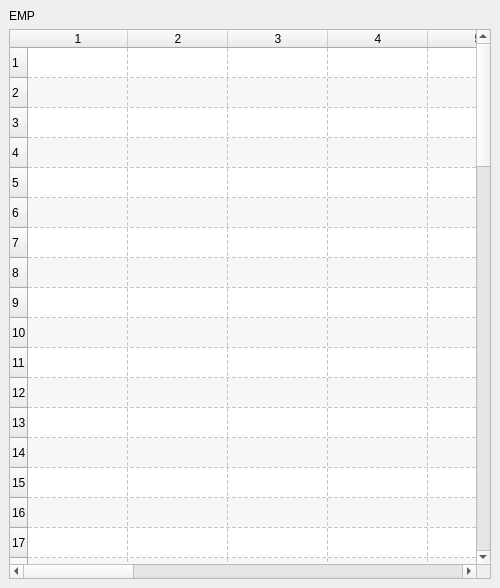
<?xml version="1.0" encoding="UTF-8"?>
<ui version="4.0">
 <class>DockRead</class>
 <widget class="QDockWidget" name="DockRead">
  <property name="geometry">
   <rect>
    <x>0</x>
    <y>0</y>
    <width>500</width>
    <height>588</height>
   </rect>
  </property>
  <property name="sizePolicy">
   <sizepolicy hsizetype="Expanding" vsizetype="Preferred">
    <horstretch>0</horstretch>
    <verstretch>0</verstretch>
   </sizepolicy>
  </property>
  <property name="floating">
   <bool>false</bool>
  </property>
  <property name="features">
   <set>QDockWidget::DockWidgetFloatable|QDockWidget::DockWidgetMovable</set>
  </property>
  <property name="windowTitle">
   <string>Tabella ASCII</string>
  </property>
  <widget class="QWidget" name="dockWidgetContents">
   <layout class="QGridLayout" name="gridLayout">
    <item row="1" column="0">
     <widget class="QTableWidget" name="asciiDataTable">
      <property name="dragDropMode">
       <enum>QAbstractItemView::NoDragDrop</enum>
      </property>
      <property name="alternatingRowColors">
       <bool>true</bool>
      </property>
      <property name="selectionMode">
       <enum>QAbstractItemView::SingleSelection</enum>
      </property>
      <property name="selectionBehavior">
       <enum>QAbstractItemView::SelectItems</enum>
      </property>
      <property name="gridStyle">
       <enum>Qt::DashLine</enum>
      </property>
      <property name="rowCount">
       <number>70</number>
      </property>
      <property name="columnCount">
       <number>16</number>
      </property>
      <row/>
      <row/>
      <row/>
      <row/>
      <row/>
      <row/>
      <row/>
      <row/>
      <row/>
      <row/>
      <row/>
      <row/>
      <row/>
      <row/>
      <row/>
      <row/>
      <row/>
      <row/>
      <row/>
      <row/>
      <row/>
      <row/>
      <row/>
      <row/>
      <row/>
      <row/>
      <row/>
      <row/>
      <row/>
      <row/>
      <row/>
      <row/>
      <row/>
      <row/>
      <row/>
      <row/>
      <row/>
      <row/>
      <row/>
      <row/>
      <row/>
      <row/>
      <row/>
      <row/>
      <row/>
      <row/>
      <row/>
      <row/>
      <row/>
      <row/>
      <row/>
      <row/>
      <row/>
      <row/>
      <row/>
      <row/>
      <row/>
      <row/>
      <row/>
      <row/>
      <row/>
      <row/>
      <row/>
      <row/>
      <row/>
      <row/>
      <row/>
      <row/>
      <row/>
      <row/>
      <column/>
      <column/>
      <column/>
      <column/>
      <column/>
      <column/>
      <column/>
      <column/>
      <column/>
      <column/>
      <column/>
      <column/>
      <column/>
      <column/>
      <column/>
      <column/>
     </widget>
    </item>
    <item row="0" column="0">
     <widget class="QLabel" name="label">
      <property name="text">
       <string>EMP</string>
      </property>
     </widget>
    </item>
   </layout>
  </widget>
 </widget>
 <resources/>
 <connections/>
</ui>
